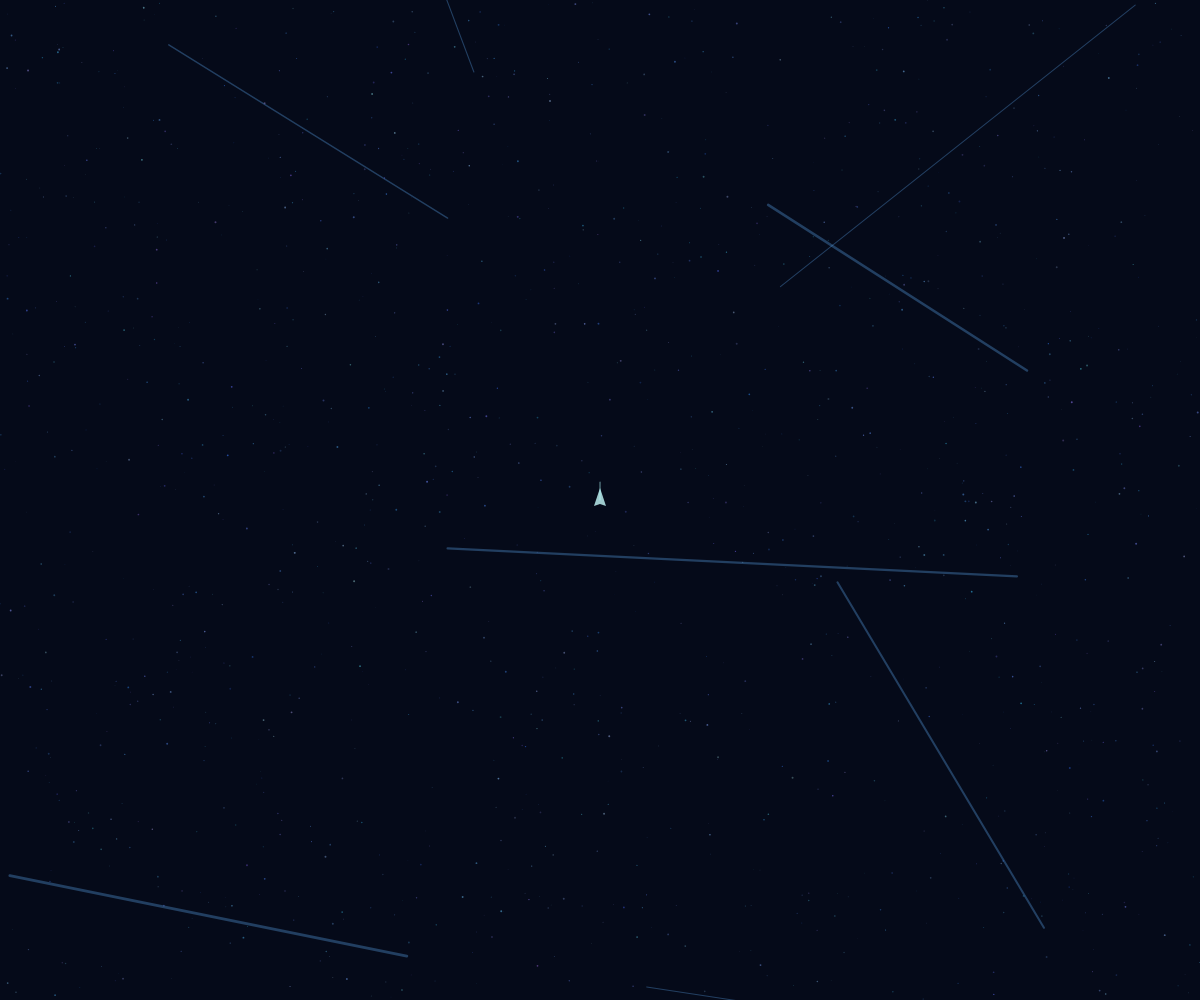
Frame 1 (no input)
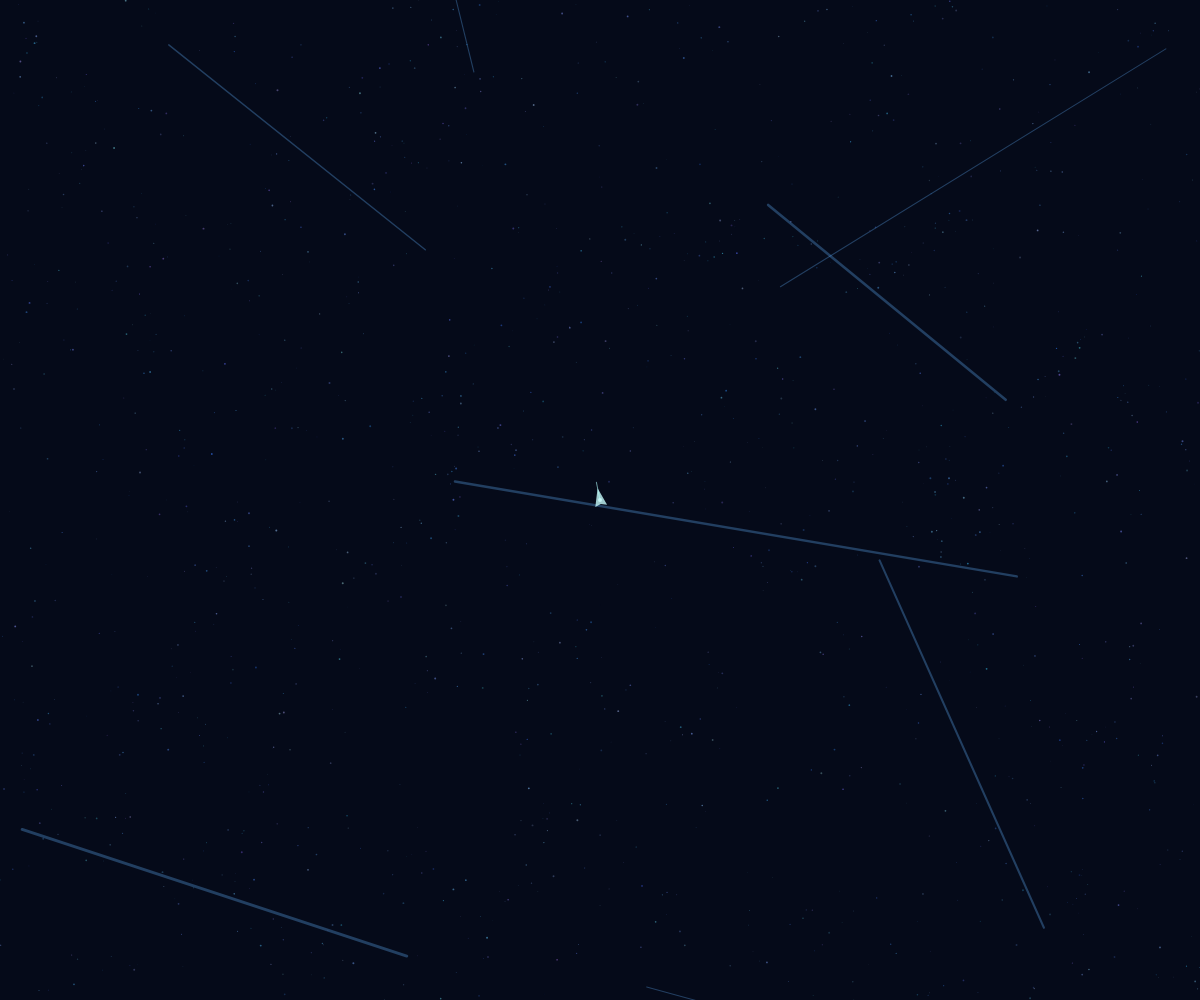
Frame 60 (no input)
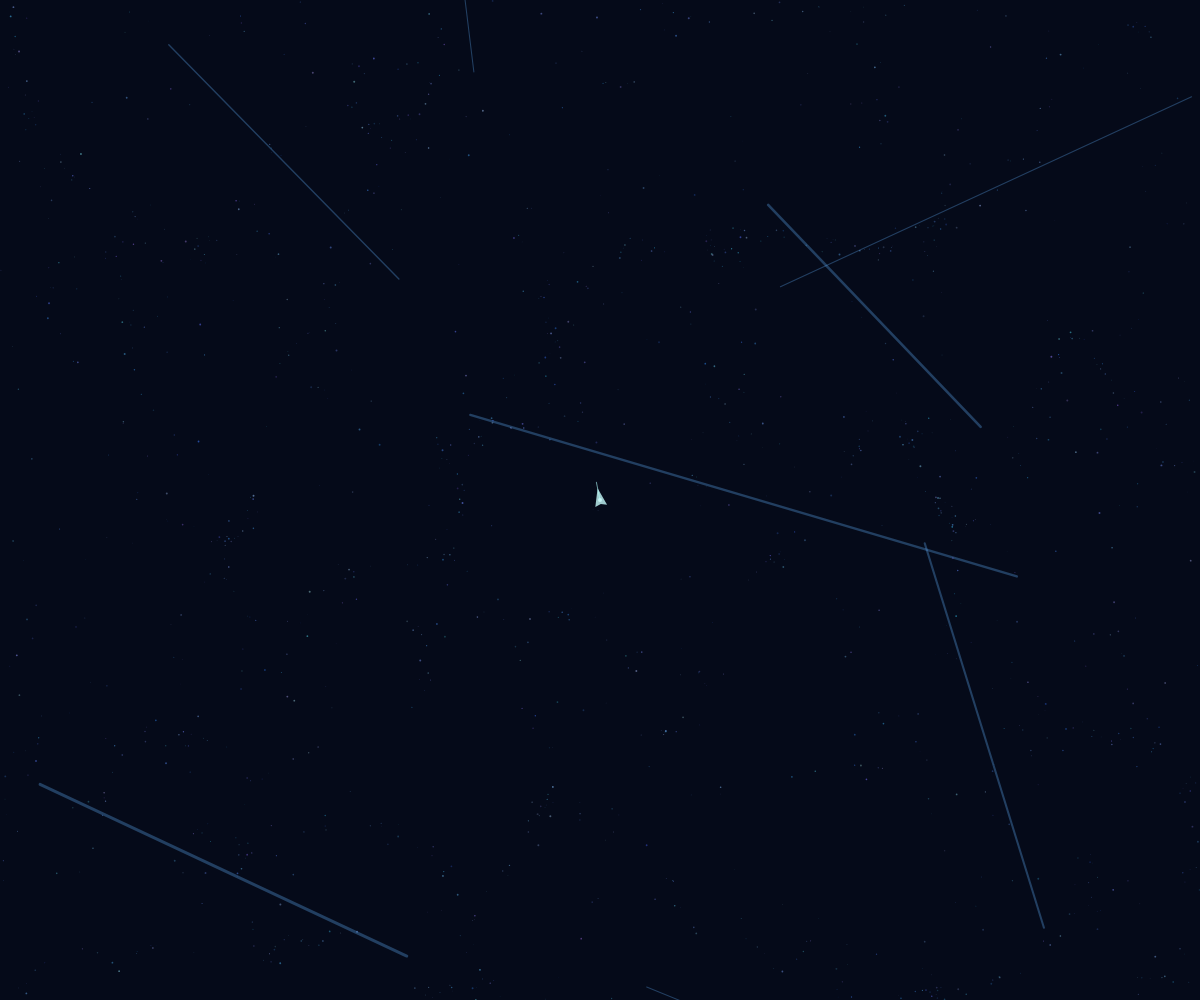
Frame 120 (the mouse pressed at the canvas centre since frame 60)

The p5.js sketch that drew these frames (run headless with seeded random() and noise() and a simulated clock; from frame 60 on, the mouse is pressed at the canvas centre):

// p5.js sketch
// ── sketch.js
let particles;
let kite;
let tether;
let faultLines;

function setup() {
  createCanvas(windowWidth, windowHeight);
  particles = [];
  faultLines = [];
  
  // Create particles for the aquatic environment
  for (let i = 0; i < 1200; i++) {
    particles.push({
      x: random(width),
      y: random(height),
      vx: random(-0.3, 0.3),
      vy: random(-0.3, 0.3),
      size: random(0.5, 2),
      alpha: random(30, 100),
      color: color(random(50, 150), random(100, 200), random(200, 255), random(50, 150))
    });
  }
  
  // Create fault lines
  for (let i = 0; i < 8; i++) {
    faultLines.push({
      x: random(width),
      y: random(height),
      angle: random(TWO_PI),
      length: random(200, 600),
      width: random(1, 3)
    });
  }
  
  kite = new Kite(width / 2, height / 2);
  tether = new Tether(kite);
}

function draw() {
  background(5, 10, 25);
  
  // Update and display fault lines
  for (let line of faultLines) {
    line.angle += 0.002;
    stroke(100, 180, 255, 80);
    strokeWeight(line.width);
    noFill();
    beginShape();
    let endX = line.x + cos(line.angle) * line.length;
    let endY = line.y + sin(line.angle) * line.length;
    vertex(line.x, line.y);
    vertex(endX, endY);
    endShape();
  }
  
  // Update and display particles
  for (let p of particles) {
    // Fluid motion using noise
    p.vx += (noise(p.x * 0.01, p.y * 0.01, frameCount * 0.003) - 0.5) * 0.1;
    p.vy += (noise(p.x * 0.01, p.y * 0.01, frameCount * 0.003 + 1000) - 0.5) * 0.1;
    
    // Apply velocity
    p.x += p.vx;
    p.y += p.vy;
    
    // Damping
    p.vx *= 0.98;
    p.vy *= 0.98;
    
    // Wrap around edges
    if (p.x < 0) p.x = width;
    if (p.x > width) p.x = 0;
    if (p.y < 0) p.y = height;
    if (p.y > height) p.y = 0;
    
    // Display particle
    noStroke();
    fill(p.color);
    ellipse(p.x, p.y, p.size);
  }
  
  // Update and display tether
  tether.update();
  tether.display();
  
  // Update and display kite
  kite.update();
  kite.display();
}

function mousePressed() {
  kite.pressed = true;
  kite.reset();
  kite.position.set(mouseX, mouseY);
}

function mouseReleased() {
  kite.pressed = false;
}

class Kite {
  constructor(x, y) {
    this.position = createVector(x, y);
    this.velocity = createVector(0, 0);
    this.acceleration = createVector(0, 0);
    this.angle = 0;
    this.angularVelocity = 0;
    this.size = 12;
    this.color = color(200, 255, 255, 200);
    this.pressed = false;
    this.tension = 0;
  }

  update() {
    if (this.pressed) {
      let target = createVector(mouseX, mouseY);
      let desired = p5.Vector.sub(target, this.position);
      let distance = desired.mag();
      
      // Calculate tension based on distance
      this.tension = map(distance, 0, 300, 1, 0.2);
      
      desired.normalize();
      desired.mult(0.4 * this.tension);
      this.acceleration.add(desired);
    }
    
    this.velocity.add(this.acceleration);
    this.position.add(this.velocity);
    this.acceleration.mult(0);

    // Add some rotation for fluttering effect
    this.angularVelocity += random(-0.02, 0.02) * (1 - this.tension);
    this.angle += this.angularVelocity;
    this.angularVelocity *= 0.9;

    // Boundary checks
    if (this.position.x < 0) this.position.x = width;
    if (this.position.x > width) this.position.x = 0;
    if (this.position.y < 0) this.position.y = height;
    if (this.position.y > height) this.position.y = 0;
  }

  display() {
    push();
    translate(this.position.x, this.position.y);
    rotate(this.angle);

    // Draw kite body with glowing effect
    fill(this.color);
    noStroke();
    beginShape();
    vertex(0, -this.size);
    vertex(-this.size/2, this.size/2);
    vertex(0, this.size/3);
    vertex(this.size/2, this.size/2);
    endShape(CLOSE);

    // Draw kite string with glow
    stroke(180, 255, 255, 150);
    strokeWeight(1);
    line(0, 0, 0, -this.size * 1.5);

    pop();
  }

  reset() {
    this.velocity.mult(0);
    this.acceleration.mult(0);
    this.angularVelocity = 0;
  }
}

class Tether {
  constructor(kite) {
    this.kite = kite;
    this.points = [];
    this.maxPoints = 30;
  }
  
  update() {
    // Add current kite position to tether
    this.points.push({
      x: this.kite.position.x,
      y: this.kite.position.y,
      time: frameCount
    });
    
    // Keep only maxPoints
    if (this.points.length > this.maxPoints) {
      this.points.shift();
    }
  }
  
  display() {
    if (this.points.length < 2) return;
    
    // Draw tether with glow effect
    noFill();
    stroke(200, 255, 255, 100);
    strokeWeight(1.5);
    beginShape();
    for (let i = 0; i < this.points.length; i++) {
      let p = this.points[i];
      vertex(p.x, p.y);
    }
    endShape();
    
    // Draw leading point with brighter glow
    if (this.points.length > 0) {
      let lastPoint = this.points[this.points.length - 1];
      noStroke();
      fill(255, 255, 255, 180);
      ellipse(lastPoint.x, lastPoint.y, 4);
    }
  }
}

function windowResized() {
  resizeCanvas(windowWidth, windowHeight);
}
